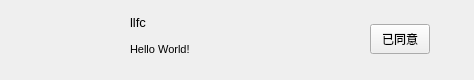
<?xml version="1.0" encoding="UTF-8"?>
<ui version="4.0">
 <class>ChatUserWid</class>
 <widget class="QWidget" name="ChatUserWid">
  <property name="geometry">
   <rect>
    <x>0</x>
    <y>0</y>
    <width>474</width>
    <height>80</height>
   </rect>
  </property>
  <property name="sizePolicy">
   <sizepolicy hsizetype="Expanding" vsizetype="Preferred">
    <horstretch>0</horstretch>
    <verstretch>0</verstretch>
   </sizepolicy>
  </property>
  <property name="minimumSize">
   <size>
    <width>45</width>
    <height>80</height>
   </size>
  </property>
  <property name="maximumSize">
   <size>
    <width>2049</width>
    <height>80</height>
   </size>
  </property>
  <property name="windowTitle">
   <string>Form</string>
  </property>
  <property name="layoutDirection">
   <enum>Qt::LeftToRight</enum>
  </property>
  <property name="autoFillBackground">
   <bool>true</bool>
  </property>
  <property name="styleSheet">
   <string notr="true"/>
  </property>
  <layout class="QHBoxLayout" name="horizontalLayout_2">
   <property name="spacing">
    <number>2</number>
   </property>
   <property name="leftMargin">
    <number>4</number>
   </property>
   <property name="topMargin">
    <number>4</number>
   </property>
   <property name="rightMargin">
    <number>4</number>
   </property>
   <property name="bottomMargin">
    <number>6</number>
   </property>
   <item>
    <spacer name="horizontalSpacer">
     <property name="orientation">
      <enum>Qt::Horizontal</enum>
     </property>
     <property name="sizeHint" stdset="0">
      <size>
       <width>40</width>
       <height>20</height>
      </size>
     </property>
    </spacer>
   </item>
   <item>
    <widget class="QLabel" name="Lab_Icon">
     <property name="minimumSize">
      <size>
       <width>55</width>
       <height>55</height>
      </size>
     </property>
     <property name="maximumSize">
      <size>
       <width>55</width>
       <height>55</height>
      </size>
     </property>
     <property name="autoFillBackground">
      <bool>false</bool>
     </property>
     <property name="text">
      <string/>
     </property>
     <property name="pixmap">
      <pixmap resource="../Assets.qrc">:/Skin/Image/HeadIcon06.jpg</pixmap>
     </property>
     <property name="scaledContents">
      <bool>true</bool>
     </property>
     <property name="alignment">
      <set>Qt::AlignCenter</set>
     </property>
    </widget>
   </item>
   <item>
    <spacer name="horizontalSpacer_3">
     <property name="orientation">
      <enum>Qt::Horizontal</enum>
     </property>
     <property name="sizeType">
      <enum>QSizePolicy::Minimum</enum>
     </property>
     <property name="sizeHint" stdset="0">
      <size>
       <width>20</width>
       <height>20</height>
      </size>
     </property>
    </spacer>
   </item>
   <item>
    <widget class="QWidget" name="user_info_wid" native="true">
     <property name="sizePolicy">
      <sizepolicy hsizetype="Maximum" vsizetype="Fixed">
       <horstretch>1</horstretch>
       <verstretch>0</verstretch>
      </sizepolicy>
     </property>
     <property name="minimumSize">
      <size>
       <width>5</width>
       <height>65</height>
      </size>
     </property>
     <property name="maximumSize">
      <size>
       <width>300</width>
       <height>65</height>
      </size>
     </property>
     <property name="autoFillBackground">
      <bool>false</bool>
     </property>
     <property name="styleSheet">
      <string notr="true"/>
     </property>
     <widget class="QLabel" name="Lab_UserName">
      <property name="geometry">
       <rect>
        <x>9</x>
        <y>6</y>
        <width>350</width>
        <height>20</height>
       </rect>
      </property>
      <property name="sizePolicy">
       <sizepolicy hsizetype="Minimum" vsizetype="Preferred">
        <horstretch>0</horstretch>
        <verstretch>0</verstretch>
       </sizepolicy>
      </property>
      <property name="font">
       <font>
        <pointsize>10</pointsize>
       </font>
      </property>
      <property name="autoFillBackground">
       <bool>false</bool>
      </property>
      <property name="text">
       <string>llfc</string>
      </property>
     </widget>
     <widget class="QLabel" name="Lab_UserMsg">
      <property name="geometry">
       <rect>
        <x>9</x>
        <y>33</y>
        <width>350</width>
        <height>20</height>
       </rect>
      </property>
      <property name="sizePolicy">
       <sizepolicy hsizetype="Minimum" vsizetype="Preferred">
        <horstretch>0</horstretch>
        <verstretch>0</verstretch>
       </sizepolicy>
      </property>
      <property name="maximumSize">
       <size>
        <width>550</width>
        <height>16777215</height>
       </size>
      </property>
      <property name="font">
       <font>
        <pointsize>8</pointsize>
       </font>
      </property>
      <property name="autoFillBackground">
       <bool>false</bool>
      </property>
      <property name="text">
       <string>Hello World!</string>
      </property>
     </widget>
    </widget>
   </item>
   <item>
    <widget class="QPushButton" name="Btn_Add">
     <property name="sizePolicy">
      <sizepolicy hsizetype="Fixed" vsizetype="Fixed">
       <horstretch>0</horstretch>
       <verstretch>0</verstretch>
      </sizepolicy>
     </property>
     <property name="minimumSize">
      <size>
       <width>60</width>
       <height>30</height>
      </size>
     </property>
     <property name="maximumSize">
      <size>
       <width>60</width>
       <height>30</height>
      </size>
     </property>
     <property name="text">
      <string>已同意</string>
     </property>
    </widget>
   </item>
   <item>
    <spacer name="horizontalSpacer_2">
     <property name="orientation">
      <enum>Qt::Horizontal</enum>
     </property>
     <property name="sizeHint" stdset="0">
      <size>
       <width>40</width>
       <height>20</height>
      </size>
     </property>
    </spacer>
   </item>
  </layout>
 </widget>
 <resources>
  <include location="../Assets.qrc"/>
 </resources>
 <connections/>
</ui>
